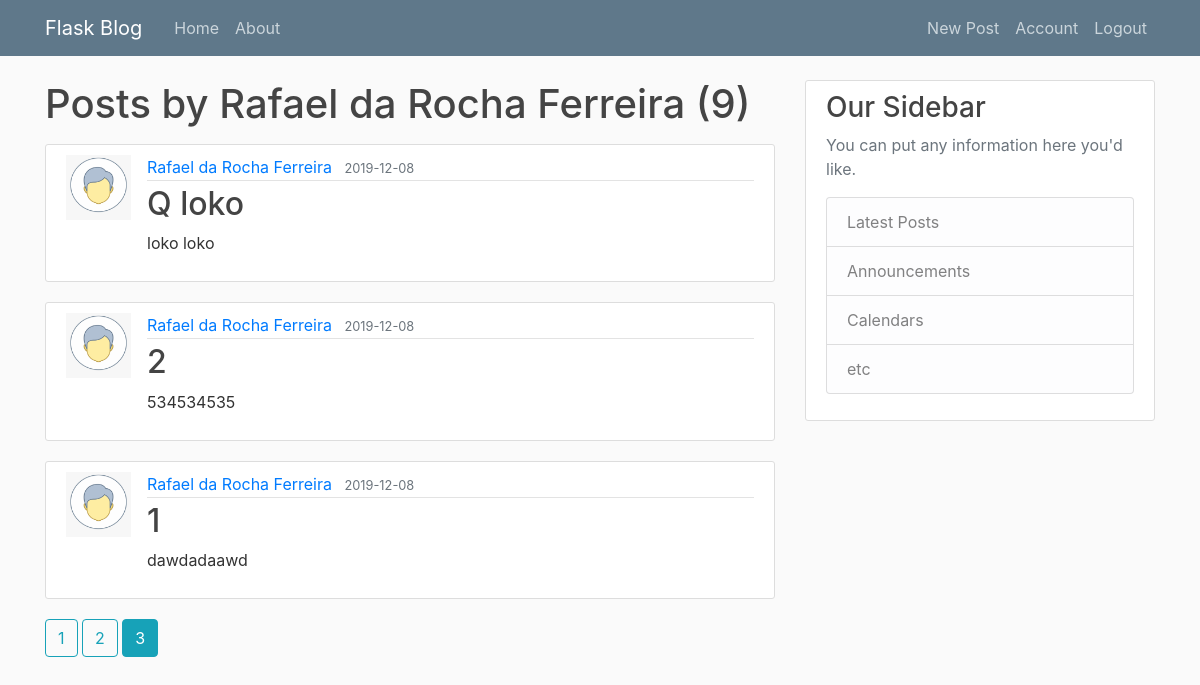
The app's page /user/Rafael da Rocha Ferreira?page=3 (signed in) with its own data.
### app/models/tables.py (models this page shows, shortened)
class User(db.Model, UserMixin):
    __tablename_ = "user"
    id = db.Column(db.Integer, primary_key=True)
    username = db.Column(db.String(20), unique=True, nullable=False)
    email = db.Column(db.String(120), unique=True, nullable=False)
    image_file = db.Column(db.String(120), nullable=False, default="default.png")
    password = db.Column(db.String(60), nullable=False)
    posts = db.relationship('Post', backref="author", lazy=True)

class Post(db.Model):
    __tablename__ = "post"
    id = db.Column(db.Integer, primary_key=True)
    title = db.Column(db.String(100), nullable=False)
    date_posted = db.Column(db.DateTime, nullable=False, default=datetime.utcnow)
    content = db.Column(db.Text, nullable=False)
    user_id = db.Column(db.Integer, db.ForeignKey('user.id'), nullable=False)

### app/controllers/default.py (the view)
@app.route("/user/<string:username>")
@login_required
def user_posts(username):
    page = request.args.get('page', 1, type=int)
    user = User.query.filter_by(username=username).first_or_404()
    posts = Post.query\
        .filter_by(author=user)\
        .order_by(Post.date_posted.desc())\
        .paginate(page=page, per_page=3)
    return render_template("user_posts.html", posts=posts, user=user)

### app/models/tables.py (called while the page is built)
@login_maneger.user_loader
def load_user(user_id):
    return User.query.get(int(user_id))

### app/templates/user_posts.html
{% extends "./bases/firstLayout.html" %}
{% block content%}
    <h1 class="mb-3">Posts by {{ user.username }} ({{ posts.total }})</h1>
    {% for post in posts.items%}
    <article class="media content-section">
        <img class="'rounded-circle article-img" src="{{ url_for('static', filename='profiles_pic/' + post.author.image_file) }}">
        <div class="media-body">
            <div class="article-metadata">
            <a class="mr-2" href="{{ url_for('user_posts', username=post.author.username) }}">{{ post.author.username }}</a>
            <small class="text-muted">{{ post.date_posted.strftime('%Y-%m-%d') }}</small>
            </div>
            <h2><a class="article-title" href="{{ url_for('post', post_id=post.id) }}">{{ post.title }}</a></h2>
            <p class="article-content">{{ post.content }}</p>
        </div>
    </article>
    {% endfor %}
    {% for page_num in posts.iter_pages(left_edge=1, right_edge=1, left_current=1, right_current=2) %}
        {% if page_num %}
            {% if posts.page == page_num %}
                <a class="btn btn-info mb-4" href="{{url_for('user_posts', username=user.username, page=page_num)}}">{{ page_num }}</a>
            {% else %}
                <a class="btn btn-outline-info mb-4" href="{{url_for('user_posts', username=user.username, page=page_num)}}">{{ page_num }}</a>
            {% endif %}
        {% else %}
            ...
        {% endif %}
    {% endfor %}
{% endblock content %}

### app/static/css/main.css (style rules this page uses)
body { background: #fafafa; color: #333333; margin-top: 5rem; }
h1, h2, h3, h4, h5, h6 { color: #444444; }
.content-section { background: #ffffff; padding: 10px 20px; border: 1px solid #dddddd; border-radius: 3px; margin-bottom: 20px; }
.article-title { color: #444444; }
.article-content { white-space: pre-line; }
.article-img { height: 65px; width: 65px; margin-right: 16px; }
.article-metadata { padding-bottom: 1px; margin-bottom: 4px; border-bottom: 1px solid #e3e3e3 }

### records on screen
User: username "Rafael da Rocha Ferreira"
Post: image_file (placeholder picture), author.username "Rafael da Rocha Ferreira", date_posted "2019-12-08", title "Q loko", content "loko loko"
Post: image_file (placeholder picture), author.username "Rafael da Rocha Ferreira", date_posted "2019-12-08", title "2", content "534534535"
Post: image_file (placeholder picture), author.username "Rafael da Rocha Ferreira", date_posted "2019-12-08", title "1", content "dawdadaawd"

### other values on screen
{{ posts.total }} "9"
{{ page_num }} "1" "2"
{{ page_num }} "3"
